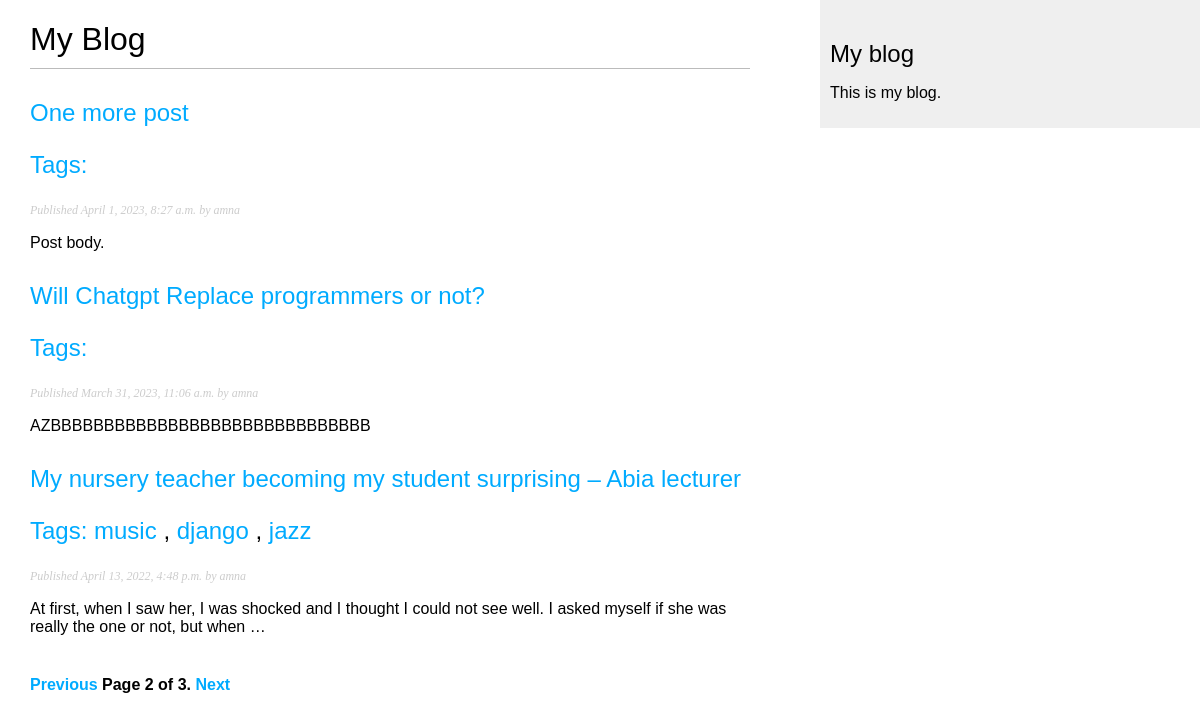
Screenshot of /blog/?page=2 with the database file from the repository.
### blog/models.py (models this page shows, shortened)
class Post(models.Model):
    tags = TaggableManager()
    def get_absolute_url(self):
        return reverse('blog:post_detail',
                       args=[self.publish.year,
                             self.publish.month,
                             self.publish.day, self.slug])
    STATUS_CHOICES = (
        ('draft', 'Draft'),
        ('published', 'Published'),
    )
    title = models.CharField(max_length=250)
    slug = models.SlugField(max_length=250,
                            unique_for_date='publish')
    author = models.ForeignKey(User,
                               on_delete=models.CASCADE,
                               related_name='blog_posts')
    body = models.TextField()
    publish = models.DateTimeField(default=timezone.now)
    created = models.DateTimeField(auto_now_add=True)
    updated = models.DateTimeField(auto_now=True)
    status = models.CharField(max_length=10,
                              choices=STATUS_CHOICES,
                              default='draft')

### blog/views.py (the view)
# urls.py: path('', views.post_list),
def post_list(request,tag_slug=None):
    object_list = Post.objects.all()
    tag = None
    if tag_slug:
        tag = get_object_or_404(Tag, slug=tag_slug)
        object_list = object_list.filter(tags__in=[tag])
    paginator = Paginator(object_list, 3)  # 3 posts in each page
    page = request.GET.get('page')
    try:
        posts = paginator.page(page)
    except PageNotAnInteger:
        posts = paginator.page(1)
    except EmptyPage:
        posts = paginator.page(paginator.num_pages)
    return render(request,
                  'blog/post/list.html',
                  {'page': page,
                   'posts': posts,
                   'tag': tag})

### blog/templates/blog/post/list.html (shortened to what this page needs)
{% extends "blog/base.html" %}
{% block content %}
 <h1>My Blog</h1>
 {% for post in posts %}
 <h2>
 <a href="{{ post.get_absolute_url }}">
 {{ post.title }}
 <p class="tags">
    Tags:
    {% for tag in post.tags.all %}
    <a href="{% url "blog:post_list_by_tag" tag.slug %}">
    {{ tag.name }}
    </a>
    {% if not forloop.last %}, {% endif %}
    {% endfor %}
   </p>
 </a>
 </h2>
 <p class="date">
 Published {{ post.publish }} by {{ post.author }}
 </p>
 {{ post.body|truncatewords:30|linebreaks }}
 {% endfor %}
 {% include "pagination.html"  with page=posts %}
{% endblock %}

### blog/templates/blog/base.html (shortened to what this page needs)
{% load static %}
<!DOCTYPE html>
<html>
  <head>
    <link href="{% static "css/blog.css" %}" rel="stylesheet">
  </head>
  <body>
    <div id="content">{% block content %} {% endblock %}</div>
    <div id="sidebar">
      <h2>My blog</h2>
      <p>This is my blog.</p>
    </div>
  </body>
</html>

### blog/templates/pagination.html
<div class="pagination">
  <span class="step-links">
    {% if page.has_previous %}
    <a href="?page={{ page.previous_page_number }}">Previous</a>
    {% endif %}
    <span class="current">
      Page {{ page.number }} of {{ page.paginator.num_pages }}.
    </span>
    {% if page.has_next %}
    <a href="?page={{ page.next_page_number }}">Next</a>
    {% endif %}
  </span>
</div>

### blog/static/css/blog.css (style rules this page uses)
body { margin:0; padding:0; font-family:helvetica, sans-serif; }
a { color:#00abff; text-decoration:none; }
h1 { font-weight:normal; border-bottom:1px solid #bbb; padding:0 0 10px 0; }
h2 { font-weight:normal; margin:30px 0 0; }
#content { float:left; width:60%; padding:0 0 0 30px; }
#sidebar { float:right; width:30%; padding:10px; background:#efefef; height:100%; }
p.date { color:#ccc; font-family: georgia, serif; font-size: 12px; font-style: italic; }
.pagination { margin:40px 0; font-weight:bold; }

### rows the page displays
Post: title "One more post", publish "April 1, 2023, 8:27 a.m.", author "amna", body "Post body."
Post: title "Will Chatgpt Replace programmers or not?", publish "March 31, 2023, 11:06 a.m.", author "amna", body "AZBBBBBBBBBBBBBBBBBBBBBBBBBBBBBB"
Post: title "My nursery teacher becoming my student surprising – Abia lecturer", publish "April 13, 2022, 4:48 p.m.", author "amna", body "At first, when I saw her, I was shocked and I thought I could not see well. I asked myself if she was really the one or not, but when …"
Tag: name "music"
Tag: name "django"
Tag: name "jazz"

### other values shown
{{ page.number }} "2"
{{ page.paginator.num_pages }} "3"
